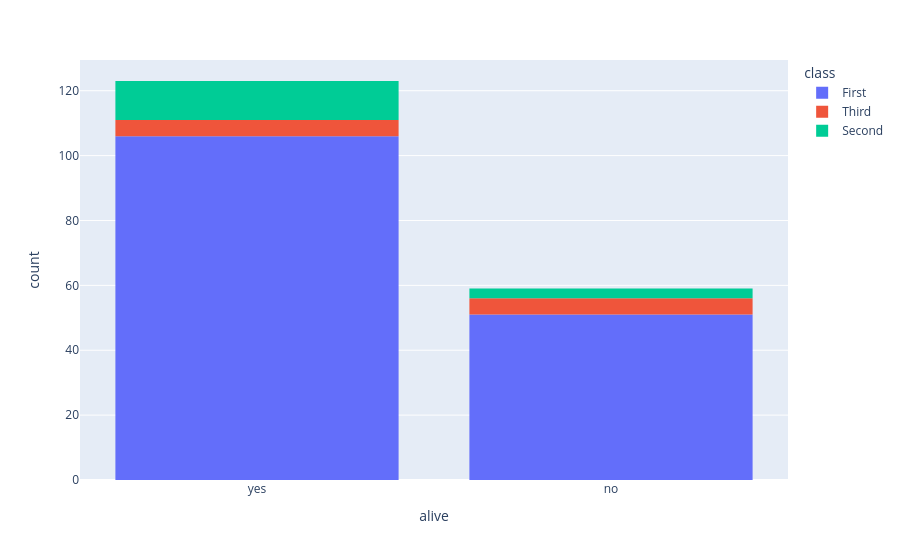

Notebook cell for this chart:
### Markdown cell above
Counting the number of survivors, refining by class:

### Code cell
px.histogram(ti,x='alive',color='class')

### Figure 1 — Plotly figure (JSON) as saved in the notebook; plotly's stock layout.template omitted (floating-point values rounded to 4 significant figures; data arrays with more than 128 entries replaced by an {"elided": "..."} marker saying what was removed)
{"data": [{"bingroup": "x", "hovertemplate": "class=First<br>alive=%{x}<br>count=%{y}<extra></extra>", "legendgroup": "First", "marker": {"color": "#636efa", "pattern": {"shape": ""}}, "name": "First", "orientation": "v", "showlegend": true, "type": "histogram", "x": {"elided": "157 str values"}, "xaxis": "x", "yaxis": "y"}, {"bingroup": "x", "hovertemplate": "class=Third<br>alive=%{x}<br>count=%{y}<extra></extra>", "legendgroup": "Third", "marker": {"color": "#EF553B", "pattern": {"shape": ""}}, "name": "Third", "orientation": "v", "showlegend": true, "type": "histogram", "x": ["yes", "no", "no", "no", "yes", "yes", "no", "no", "yes", "yes"], "xaxis": "x", "yaxis": "y"}, {"bingroup": "x", "hovertemplate": "class=Second<br>alive=%{x}<br>count=%{y}<extra></extra>", "legendgroup": "Second", "marker": {"color": "#00cc96", "pattern": {"shape": ""}}, "name": "Second", "orientation": "v", "showlegend": true, "type": "histogram", "x": ["yes", "yes", "yes", "no", "yes", "yes", "no", "yes", "yes", "yes", "yes", "yes", "yes", "yes", "no"], "xaxis": "x", "yaxis": "y"}], "layout": {"barmode": "relative", "legend": {"title": {"text": "class"}, "tracegroupgap": 0}, "margin": {"t": 60}, "xaxis": {"anchor": "y", "domain": [0, 1], "title": {"text": "alive"}}, "yaxis": {"anchor": "x", "domain": [0, 1], "title": {"text": "count"}}}}
